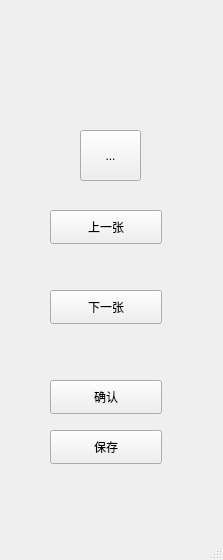
<?xml version="1.0" encoding="UTF-8"?>
<ui version="4.0">
 <class>savefile</class>
 <widget class="QMainWindow" name="savefile">
  <property name="geometry">
   <rect>
    <x>0</x>
    <y>0</y>
    <width>223</width>
    <height>560</height>
   </rect>
  </property>
  <property name="windowTitle">
   <string>MainWindow</string>
  </property>
  <widget class="QWidget" name="centralwidget">
   <widget class="QPushButton" name="confirmButton">
    <property name="geometry">
     <rect>
      <x>50</x>
      <y>380</y>
      <width>112</width>
      <height>34</height>
     </rect>
    </property>
    <property name="text">
     <string>确认</string>
    </property>
   </widget>
   <widget class="QPushButton" name="prevButton">
    <property name="geometry">
     <rect>
      <x>50</x>
      <y>210</y>
      <width>112</width>
      <height>34</height>
     </rect>
    </property>
    <property name="text">
     <string>上一张</string>
    </property>
   </widget>
   <widget class="QPushButton" name="nextButton">
    <property name="geometry">
     <rect>
      <x>50</x>
      <y>290</y>
      <width>112</width>
      <height>34</height>
     </rect>
    </property>
    <property name="text">
     <string>下一张</string>
    </property>
   </widget>
   <widget class="QToolButton" name="rotateButton">
    <property name="geometry">
     <rect>
      <x>80</x>
      <y>130</y>
      <width>61</width>
      <height>51</height>
     </rect>
    </property>
    <property name="text">
     <string>...</string>
    </property>
    <property name="icon">
     <iconset>
      <normalon>:/new/prefix1/1.jpg</normalon>
     </iconset>
    </property>
    <property name="iconSize">
     <size>
      <width>70</width>
      <height>70</height>
     </size>
    </property>
   </widget>
   <widget class="QPushButton" name="saveButton">
    <property name="geometry">
     <rect>
      <x>50</x>
      <y>430</y>
      <width>112</width>
      <height>34</height>
     </rect>
    </property>
    <property name="text">
     <string>保存</string>
    </property>
   </widget>
  </widget>
  <widget class="QMenuBar" name="menubar">
   <property name="geometry">
    <rect>
     <x>0</x>
     <y>0</y>
     <width>223</width>
     <height>29</height>
    </rect>
   </property>
  </widget>
  <widget class="QStatusBar" name="statusbar"/>
 </widget>
 <resources/>
 <connections/>
</ui>
